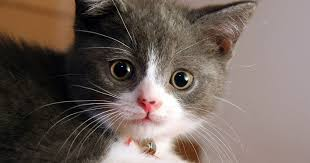
#> input picture PHOTOS/billu1.jpeg, 310 x 163 px
$ python Masking.py
#> lines starting #> are read from the running program, lines starting #| are printed output that depends on the picture; after the words box and inside, x2 and y2 are one past the last pixel; in counts of white or black regions, pixels touching at a corner belong together
import cv2 as cv
import numpy as np

img = cv.imread('PHOTOS/billu1.jpeg')
#> img is the input picture: shape (163, 310, 3); mean B, G, R 92.7, 100.1, 114.2
cv.imshow('cute',img)

blank = np.zeros(img.shape[:2], dtype = 'uint8')
cv.imshow('Blank',blank)

#circular mask. We can also use rectanuglr mask or any other shape.


mask  = cv.circle(blank, (img.shape[1]//2,img.shape[0]//2),100, 255,-1)
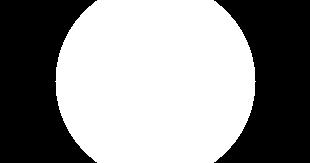
#> blank: shape (163, 310); 56.4% white; 2 black regions, box (x1, y1, x2, y2) and area: (0, 0, 97, 163) 11095, (214, 0, 310, 163) 10932

#we can also use cv.rectangle() for rectangular mask

#weird shape mask
maskweird = cv.fillPoly(blank, pts = [np.array([[100,100],[200,100],[200,200],[100,200]], np.int32)], color = 255)

cv.imshow('mask',maskweird)


masked = cv.bitwise_and(img,img,mask = mask)
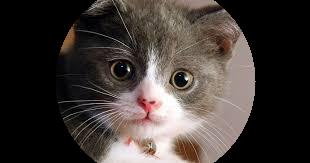
#> masked: shape (163, 310, 3); mean B, G, R 54.4, 58.2, 65.5
cv.imshow('masked image',masked)
cv.imshow('MASK',mask)
cv.waitKey(0)

$ run again, with PHOTOS/laplacin and sobel.png saved as PHOTOS/billu1.jpeg
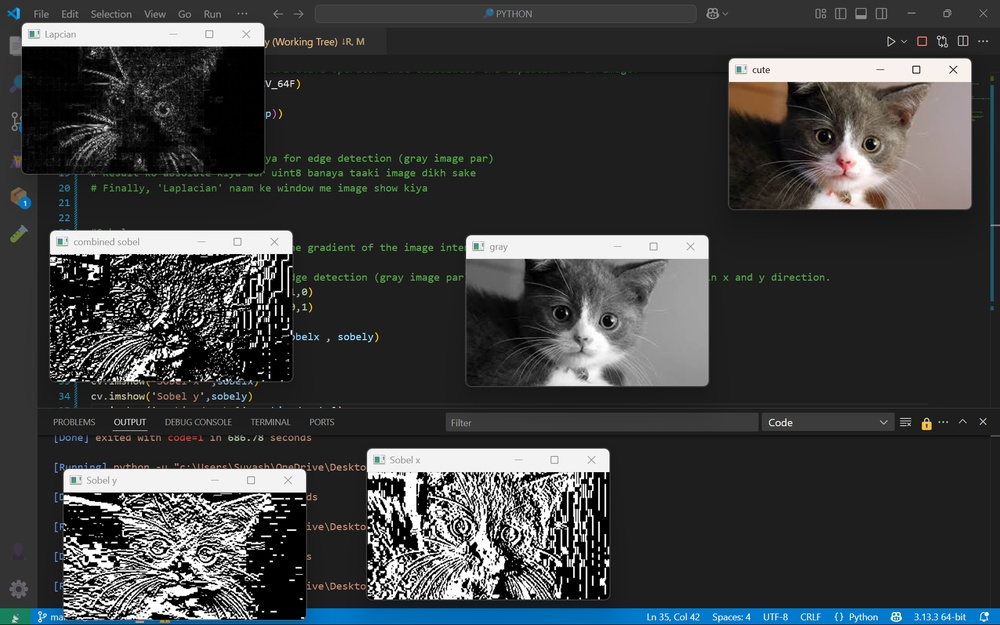
#> input picture PHOTOS/laplacin and sobel.png, 1000 x 625 px, shrunk from 1918 x 1198 before the run
#> img is the input picture: shape (625, 1000, 3); mean B, G, R 63.5, 62.9, 60.9
#> `maskweird = cv.fillPoly(blank, pts = [np.array([[100,100],[200,100],[2..`:
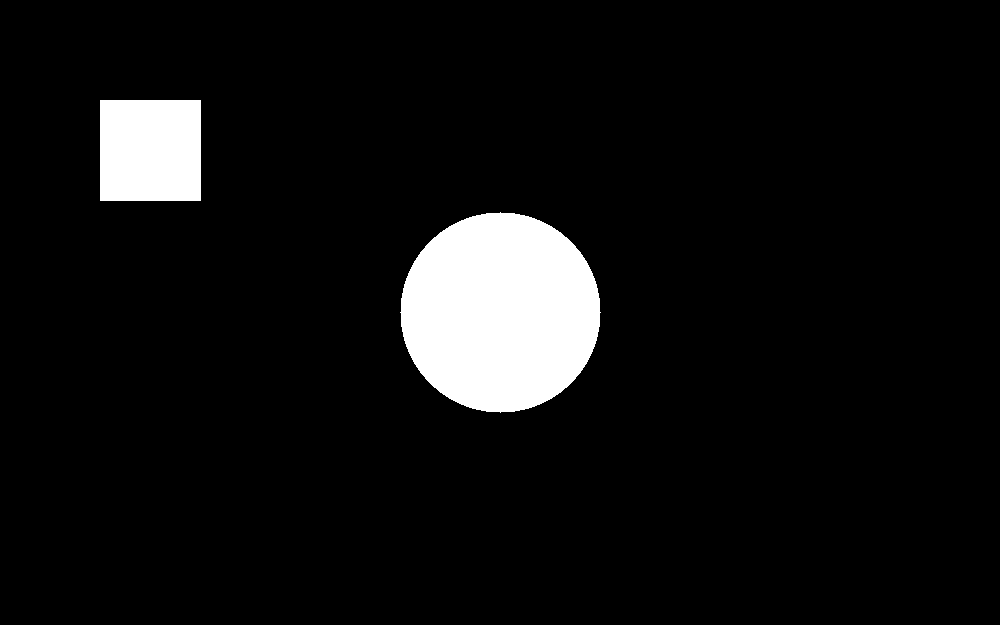
#> blank: shape (625, 1000); 6.7% white; 2 white regions, box (x1, y1, x2, y2) and area: (400, 212, 601, 413) 31417, (100, 100, 201, 201) 10201
#> `masked = cv.bitwise_and(img,img,mask = mask)`:
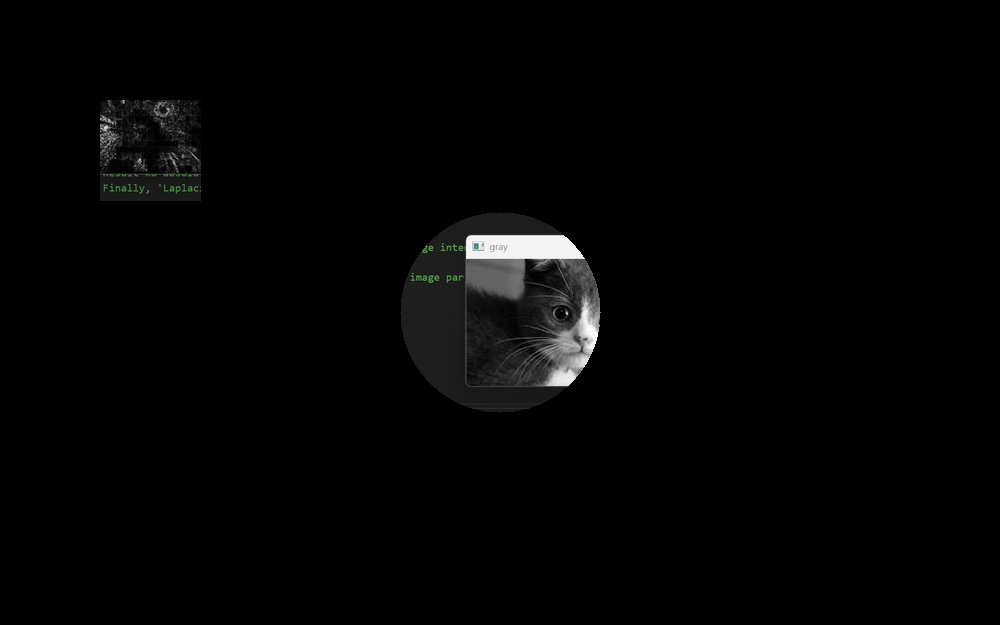
#> masked: shape (625, 1000, 3); mean B, G, R 3.8, 3.9, 3.8

$ run again, with PHOTOS/woman.jpg copied over PHOTOS/billu1.jpeg
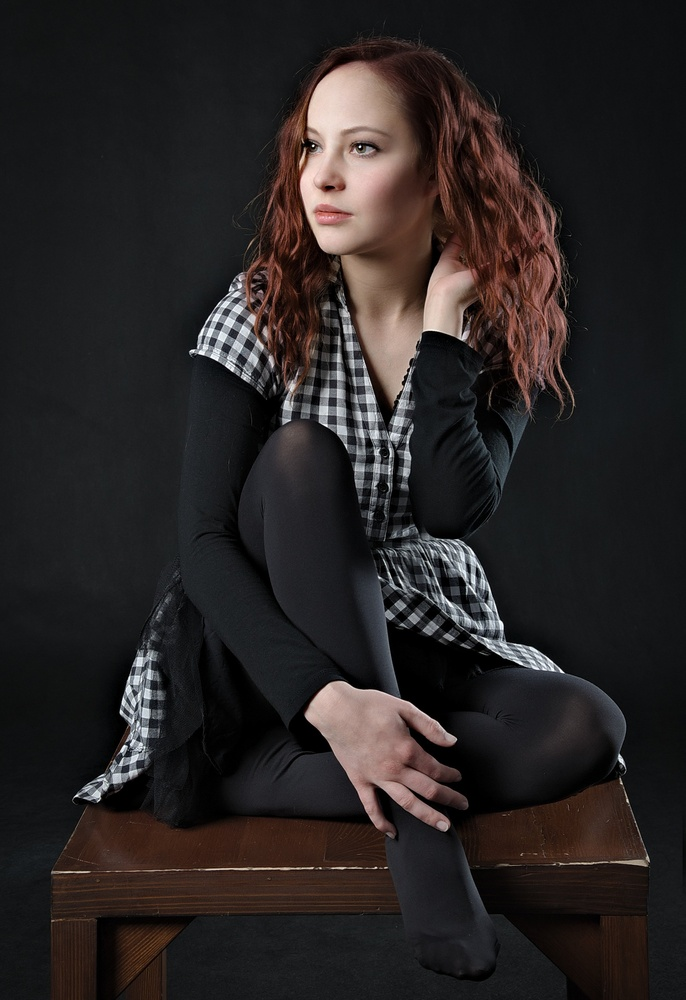
#> input picture PHOTOS/woman.jpg, 686 x 1000 px, shrunk from 2479 x 3613 before the run
#> img is the input picture: shape (1000, 686, 3); mean B, G, R 35.8, 36, 40.8
#> `maskweird = cv.fillPoly(blank, pts = [np.array([[100,100],[200,100],[2..`:
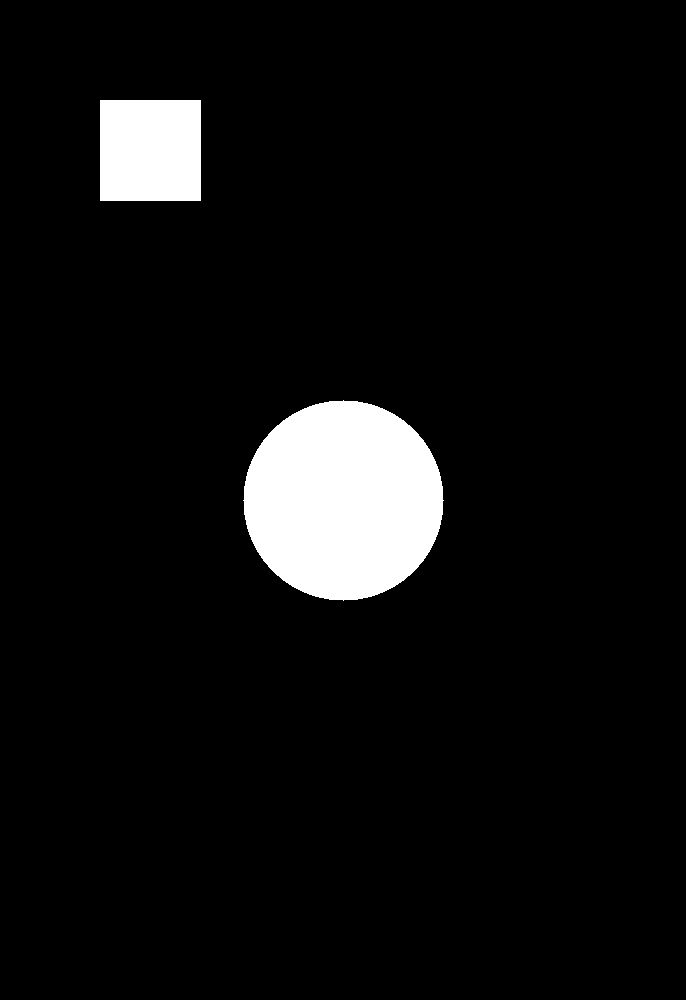
#> blank: shape (1000, 686); 6.1% white; 2 white regions, box (x1, y1, x2, y2) and area: (243, 400, 444, 601) 31417, (100, 100, 201, 201) 10201
#> `masked = cv.bitwise_and(img,img,mask = mask)`:
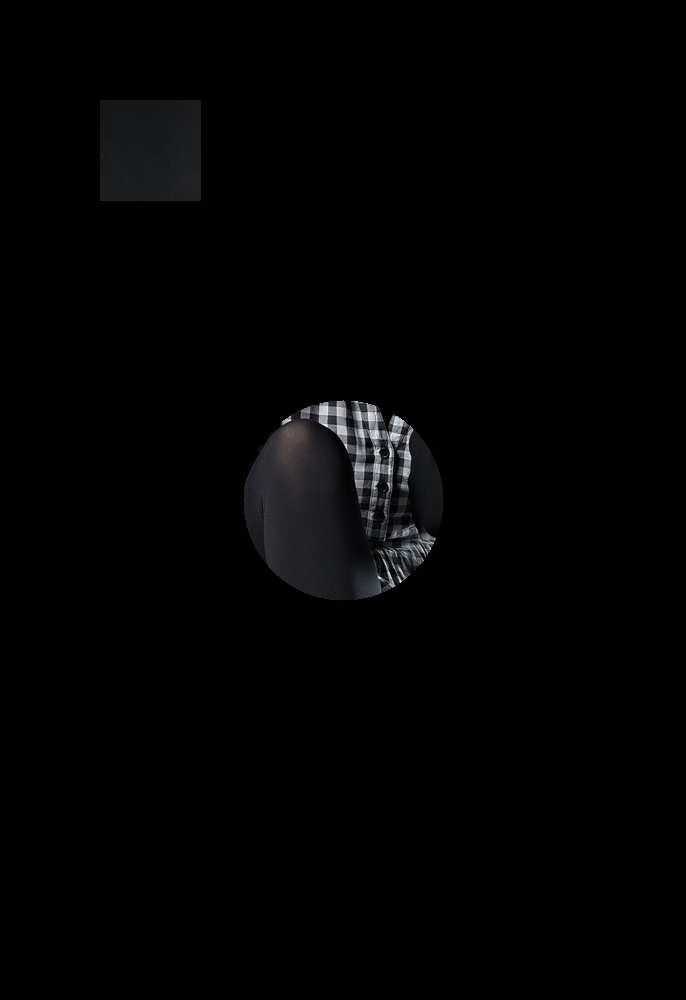
#> masked: shape (1000, 686, 3); mean B, G, R 2.7, 2.6, 2.5
